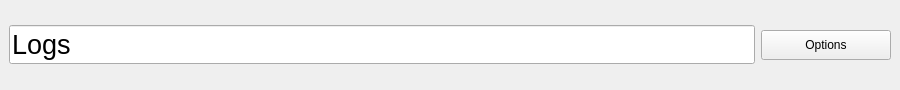
<?xml version="1.0" encoding="UTF-8"?>
<ui version="4.0">
 <class>LogsDockWidget</class>
 <widget class="QDockWidget" name="LogsDockWidget">
  <property name="geometry">
   <rect>
    <x>0</x>
    <y>0</y>
    <width>900</width>
    <height>90</height>
   </rect>
  </property>
  <property name="minimumSize">
   <size>
    <width>900</width>
    <height>90</height>
   </size>
  </property>
  <property name="maximumSize">
   <size>
    <width>524287</width>
    <height>90</height>
   </size>
  </property>
  <property name="features">
   <set>QDockWidget::NoDockWidgetFeatures</set>
  </property>
  <property name="allowedAreas">
   <set>Qt::TopDockWidgetArea</set>
  </property>
  <property name="windowTitle">
   <string/>
  </property>
  <widget class="QWidget" name="dockWidgetContents">
   <layout class="QHBoxLayout" name="horizontalLayout">
    <item>
     <widget class="QLineEdit" name="lineEdit">
      <property name="font">
       <font>
        <pointsize>20</pointsize>
       </font>
      </property>
      <property name="text">
       <string>Logs</string>
      </property>
      <property name="readOnly">
       <bool>true</bool>
      </property>
     </widget>
    </item>
    <item>
     <widget class="QPushButton" name="buttonOptions">
      <property name="minimumSize">
       <size>
        <width>130</width>
        <height>30</height>
       </size>
      </property>
      <property name="maximumSize">
       <size>
        <width>130</width>
        <height>30</height>
       </size>
      </property>
      <property name="text">
       <string>Options</string>
      </property>
      <property name="icon">
       <iconset resource="../../resources.qrc">
        <normaloff>:/Icons/Icons/configuration21.png</normaloff>:/Icons/Icons/configuration21.png</iconset>
      </property>
     </widget>
    </item>
   </layout>
  </widget>
 </widget>
 <resources>
  <include location="../../resources.qrc"/>
 </resources>
 <connections/>
</ui>
